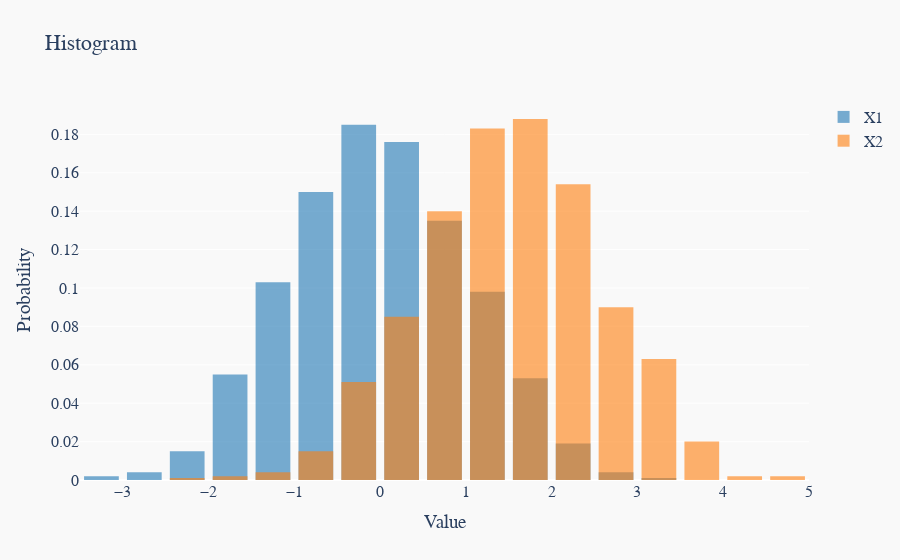

This figure's notebook cell:
### Code cell
import numpy as np
import plotly.graph_objs as go

# Generate some example data
x1 = np.random.randn(1000)
x2 = np.random.randn(1000) + 1.5

# Create histogram traces
histogram1 = go.Histogram(x=x1, nbinsx=20, histnorm='probability', opacity=0.6, name='X1', marker=dict(color='#1f77b4'))
histogram2 = go.Histogram(x=x2, nbinsx=20, histnorm='probability', opacity=0.6, name='X2', marker=dict(color='#ff7f0e'))

# Combine the histogram traces into a single data object
data = [histogram1, histogram2]

# Create a layout for the histogram
hist_layout = go.Layout(title='Histogram', xaxis_title='Value', yaxis_title='Probability', barmode='overlay', 
                        bargap=0.1, bargroupgap=0.1, font=dict(family='Arial', size=16), 
                        plot_bgcolor='#F9F9F9', paper_bgcolor='#F9F9F9')

# Create a figure for the histogram
fig_hist = go.Figure(data=data, layout=hist_layout)

# Show the figure
fig_hist.show()

### Figure 1 — Plotly figure (JSON) as saved in the notebook; plotly's stock layout.template omitted (floating-point values rounded to 4 significant figures; data arrays with more than 128 entries replaced by an {"elided": "..."} marker saying what was removed)
{"data": [{"histnorm": "probability", "marker": {"color": "#1f77b4"}, "name": "X1", "nbinsx": 20, "opacity": 0.6, "type": "histogram", "x": {"elided": "1000 float values"}}, {"histnorm": "probability", "marker": {"color": "#ff7f0e"}, "name": "X2", "nbinsx": 20, "opacity": 0.6, "type": "histogram", "x": {"elided": "1000 float values"}}], "layout": {"bargap": 0.1, "bargroupgap": 0.1, "barmode": "overlay", "font": {"family": "Arial", "size": 16}, "paper_bgcolor": "#F9F9F9", "plot_bgcolor": "#F9F9F9", "title": {"text": "Histogram"}, "xaxis": {"title": {"text": "Value"}}, "yaxis": {"title": {"text": "Probability"}}}}
